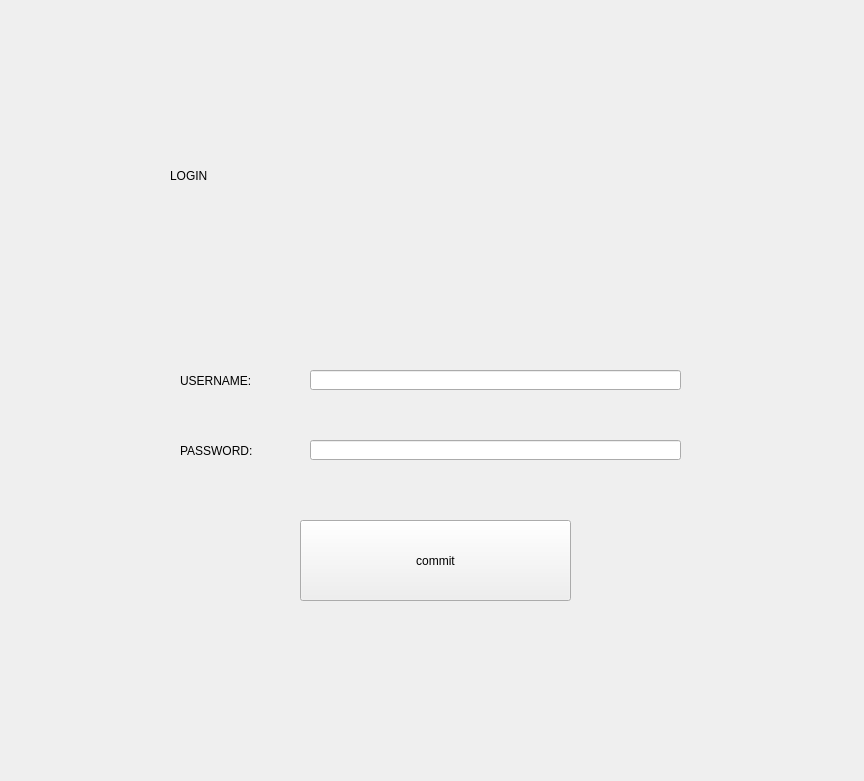
<?xml version="1.0" encoding="UTF-8"?>
<ui version="4.0">
 <class>login</class>
 <widget class="QWidget" name="login">
  <property name="geometry">
   <rect>
    <x>0</x>
    <y>0</y>
    <width>864</width>
    <height>781</height>
   </rect>
  </property>
  <property name="windowTitle">
   <string>Form</string>
  </property>
  <widget class="QLabel" name="label_login">
   <property name="geometry">
    <rect>
     <x>170</x>
     <y>10</y>
     <width>641</width>
     <height>331</height>
    </rect>
   </property>
   <property name="styleSheet">
    <string notr="true">font: 100pt &quot;Blackadder ITC&quot;;</string>
   </property>
   <property name="text">
    <string>LOGIN</string>
   </property>
  </widget>
  <widget class="QLabel" name="label_userName">
   <property name="geometry">
    <rect>
     <x>180</x>
     <y>360</y>
     <width>101</width>
     <height>41</height>
    </rect>
   </property>
   <property name="styleSheet">
    <string notr="true">font: 14pt &quot;Adobe Devanagari&quot;;</string>
   </property>
   <property name="text">
    <string>USERNAME:</string>
   </property>
  </widget>
  <widget class="QLabel" name="label_3">
   <property name="geometry">
    <rect>
     <x>180</x>
     <y>420</y>
     <width>111</width>
     <height>61</height>
    </rect>
   </property>
   <property name="styleSheet">
    <string notr="true">font: 14pt &quot;Adobe Devanagari&quot;;</string>
   </property>
   <property name="text">
    <string>PASSWORD:</string>
   </property>
  </widget>
  <widget class="QLineEdit" name="input_userName">
   <property name="geometry">
    <rect>
     <x>310</x>
     <y>370</y>
     <width>371</width>
     <height>20</height>
    </rect>
   </property>
  </widget>
  <widget class="QLineEdit" name="input_Password">
   <property name="geometry">
    <rect>
     <x>310</x>
     <y>440</y>
     <width>371</width>
     <height>20</height>
    </rect>
   </property>
  </widget>
  <widget class="QPushButton" name="button_commit">
   <property name="geometry">
    <rect>
     <x>300</x>
     <y>520</y>
     <width>271</width>
     <height>81</height>
    </rect>
   </property>
   <property name="styleSheet">
    <string notr="true">font: 14pt &quot;Adobe Devanagari&quot;;</string>
   </property>
   <property name="text">
    <string>commit</string>
   </property>
  </widget>
 </widget>
 <resources/>
 <connections/>
</ui>
